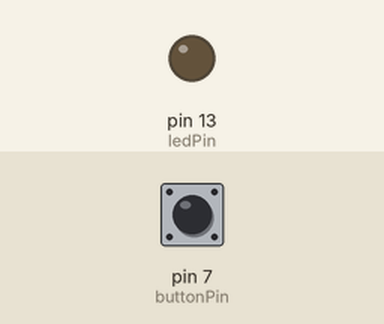
Bench run of a sketch on a simulated Arduino Uno, built with avr-gcc and run on an emulated ATmega328P. Parts: output pins drawn as LEDs (lit = HIGH). Dashed ring = blinking. The test bench sets the inputs (shaded band); at power-on: pin 7 (buttonPin) HIGH.

Above: at 1.2 s.
1.3 s: pin 7 (buttonPin) pulled LOW for 1 s
At 1.45 s:
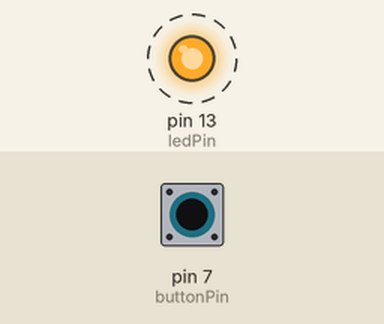
4.3 s: pin 7 (buttonPin) pulled LOW for 3.2 s
At 8.7 s:
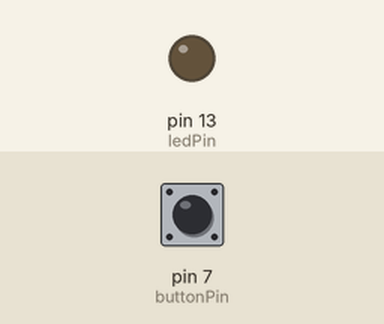
Timing chart, 0 to 10.2 s (numbered marks = the images above; inputs shaded):
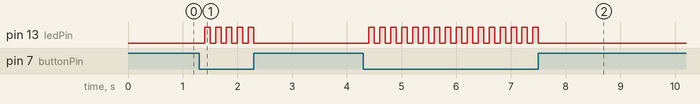

The sketch:

sketch_oct30a.ino
```cpp
int ledPin = 13;
int buttonPin = 7;
bool ledState = false;
bool buttonState = false;
bool lastButtonState = false;

void setup(){
  pinMode(buttonPin, INPUT_PULLUP);
  pinMode(ledPin, OUTPUT);
}

void loop(){
  buttonState = digitalRead(buttonPin);
  delay(50);
  if (!buttonState){
    ledState = !ledState;
    delay(50);
  }
  if (ledState){
    digitalWrite(ledPin, HIGH);
  }
  else{
    digitalWrite(ledPin, LOW);
  }
}
```

Measured:
- after the input at 1.3 s, pin 13 (ledPin): alternates HIGH for 0.10 s and LOW for 0.10 s, 10 changes in all, then stays LOW, starting after 0.10 s
- after the input at 4.3 s, pin 13 (ledPin): alternates HIGH for 0.10 s and LOW for 0.10 s, 32 changes in all, then stays LOW, starting after 0.10 s
